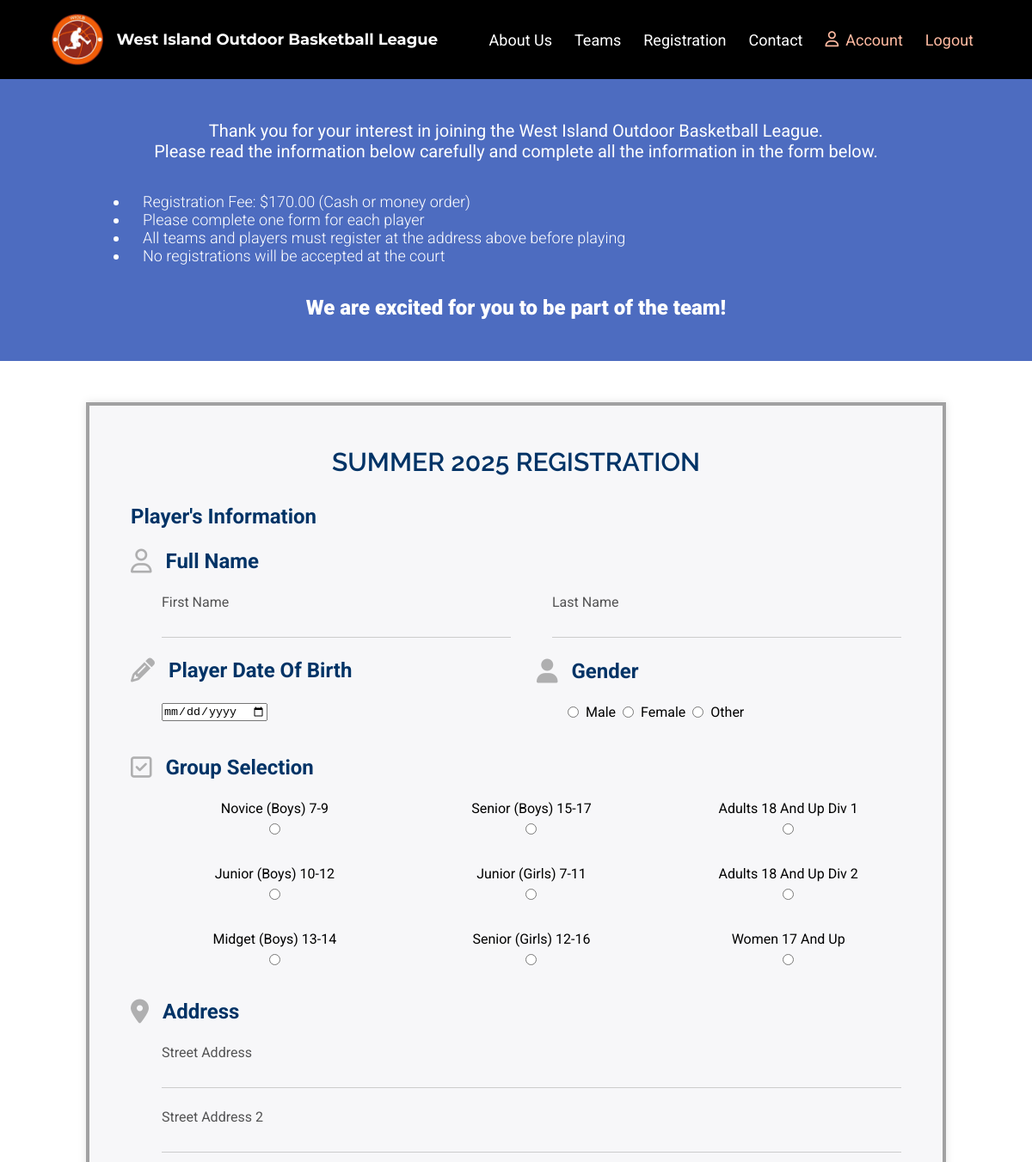
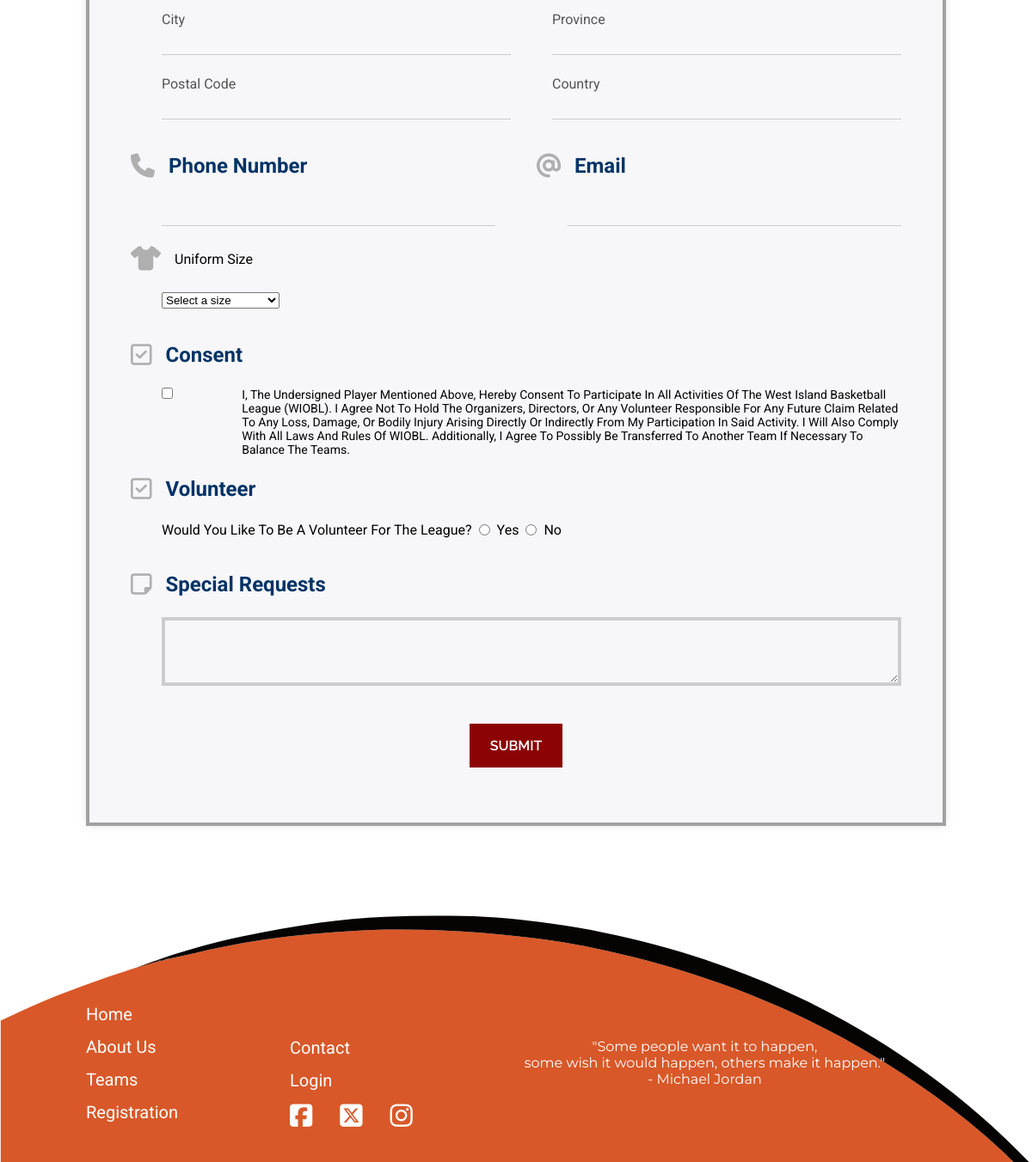
Screenshot of /wioblapp/registration/ (signed in) with the database file from the repository (2 pictures, top to bottom).
### wioblapp/models.py (models this page shows)
class RegistrationType(models.Model):
    reg_type = models.CharField("Registration Type", max_length=50, primary_key=True)
    description = models.CharField("Description", max_length=300)
    cost = models.IntegerField("Cost")
    def __str__(self):
        return str(self.reg_type)

### wioblapp/views.py (the view, shortened to what this page needs)
# urls.py: path("registration/", views.register_player, name="registration"),
@login_required(login_url="login")
def register_player(request):
    register_form = RegistrationForm()
    context = {
        "register_form": register_form,
    }
    return render(request, "registration.html", context)

### wioblapp/templates/registration.html (shortened to what this page needs)
{% extends 'base.html' %}
{% load static %}
{% block content %}
    <section class="registration-information">
        <div class="container">
            <p>Thank you for your interest in joining the West Island Outdoor Basketball League.</p>
            <p>Please read the information below carefully and complete all the information in the form below.</p>
            <ul>
                <li>Registration Fee: $170.00 (Cash or money order)</li>
                <li>Please complete one form for each player</li>
                <li>All teams and players must register at the address above before playing</li>
                <li>No registrations will be accepted at the court</li>
            </ul>
            <p>We are excited for you to be part of the team!</p>
        </div>
    </section>
    <section class="registration">
        <div class="container">
            <form action="{% url 'registration' %}" method="POST">
                <div class="section-heading">
                    <h2>Summer 2025 Registration</h2>
                </div>
                <fieldset>
                    <div class="form-heading">
                        <legend class="form-label">Player's Information</legend>
                    </div>
                    <div class="icon-flex">
                        <i class="fa-regular fa-user"></i>
                        <p class="form-label">Full name</p>
                    </div>
                    <div class="register-flex margin-left">
                        <div class="label-input">
                            <label class="small-txt" for="firstname">First Name</label>
                            {{ register_form.firstname }}
                        </div>
                        <div class="label-input">
                            <label class="small-txt" for="lastname">Last Name</label>
                            {{ register_form.lastname }}
                        </div>
                    </div>
                    <div class="register-flex">
                        <div class="label-input">
                            <div class="icon-flex">
                                <i class="fa-solid fa-pencil"></i>
                                <label class="form-label" for="dob">Player Date of Birth</label>
                            </div>
                            <div class="margin-left">
                                {{ register_form.dob }}
                            </div>
                        </div>
                        <div class="label-input">
                            <div class="icon-flex">
                                <i class="fa-solid fa-user"></i>
                                <label class="form-label" for="gender">Gender</label>
                            </div>
                            <div class="margin-left radio-flex">
                                <div class="radio-flex">
                                    {% for field in register_form.gender %}
                                        {{ field.tag }} {{ field.choice_label }}
                                    {% endfor %}
                                </div>
                            </div>
                        </div>
                    </div>
                </fieldset>
                <fieldset>
                    <div class="icon-flex">
                        <i class="fa-regular fa-square-check"></i>
                        <legend class="form-label">Group Selection</legend>
                    </div>
                    <div class="radio-group margin-left">
                        {% for field in register_form.group %}
                        <div class="radio-option">
                            {{ field.tag }} {{ field.choice_label }}
                        </div>
                        {% endfor %}
                    </div>
                </fieldset>
                <fieldset>
                    <div class="icon-flex">
                        <i class="fa-solid fa-location-dot"></i>
                        <legend class="form-label">Address</legend>
                    </div>
                    <div class="margin-left">
                        <div class="label-input-full">
                            <label class="small-txt" for="street_line1">Street Address</label>
                            {{ register_form.street_line1 }}
                        </div>
                        <div class="label-input-full">
                            <label class="small-txt" for="app_line2">Street Address 2</label>
                            {{ register_form.app_line2 }}
                        </div>
                        <div class="register-flex">
                            <div  class="label-input">
                                <label class="small-txt" for="city">City</label>
                                {{ register_form.city }}
                            </div>
                            <div  class="label-input">
                                <label class="small-txt" for="province">Province</label>
                                {{ register_form.province }}
                            </div>
                        </div>
                        <div class="register-flex">
                            <div  class="label-input">
                                <label class="small-txt" for="postal_code">Postal Code</label>
                                {{ register_form.postal_code }}
                            </div>
                            <div  class="label-input">
                                <label class="small-txt" for="country">Country</label>
                                {{ register_form.country }}
                            </div>
                        </div>
                    </div>
                </fieldset>
                <fieldset>
                    <div class="register-flex">
                        <div class="label-input-full">
                            <div class="icon-flex">
                                <i class="fa-solid fa-phone"></i>
                                <label class="form-label" for="phone">Phone Number</label>
                            </div>
                            <div class="margin-left">
                                {{ register_form.phone }}
                            </div>
                        </div>
                        <div class="label-input-full">
                            <div class="icon-flex">
                                <i class="fa-solid fa-at"></i>
                                <label class="form-label" for="email">Email</label>
                            </div>
                            <div class="margin-left">
                                {{ register_form.email }}
                            </div>
                        </div>
                    </div>
                    <div class="label-input-full">
                        <div class="icon-flex">
                            <i class="fa-solid fa-shirt"></i>
                            <label for="uniform_size">Uniform Size</label>
                        </div>
                        <div class="margin-left">
                            {{ register_form.uniform_size }}
                        </div>
                    </div>
                </fieldset>
                <fieldset>
                    <div class="label-input-full">
                        <div class="icon-flex">
                            <i class="fa-regular fa-square-check"></i>
                            <label class="form-label" for="consent">Consent</label>
                        </div>
                        <div class="checkbox-flex margin-left">
                            <div class="checkbox-input">
                                {{ register_form.consent }}
                            </div>
                            <div class="checkbox-info">
                                <p>I, the undersigned player mentioned above, hereby consent to participate in all activities of the West Island Basketball League (WIOBL). I agree not to hold the organizers, directors, or any volunteer responsible for any future claim related to any loss, damage, or bodily injury arising directly or indirectly from my participation in said activity. I will also comply with all laws and rules of WIOBL. Additionally, I agree to possibly be transferred to another team if necessary to balance the teams.</p>
                            </div>
                        </div>
                    </div>
                    <div class="label-input-full">
                        <div class="icon-flex">
                            <i class="fa-regular fa-square-check"></i>
                            <label class="form-label" for="volunteer">Volunteer</label>
                        </div>
                        <div class="checkbox-flex margin-left">
                            <p>Would you like to be a volunteer for the league?</p>
                            {% for field in register_form.volunteer %}
                            <div class="radio-flex">
                                {{ field.tag }} {{ field.choice_label }}
                            </div>
                            {% endfor %}
                        </div>
                    </div>
                </fieldset>
                <fieldset>
                    <div class="label-input-full">
                        <div class="icon-flex">
                            <i class="fa-regular fa-note-sticky"></i>
                            <label class="form-label" for="requests">Special Requests</label>
                        </div>
                        <div class="margin-left">
                            {{ register_form.message }}
                        </div>
                    </div>
                </fieldset>
                <fieldset>
                    <div class="form-submission">
                        <button type="submit" class="button action-button">Submit</button>
                    </div>
                </fieldset>
            </form>
        </div>
    </section>
{% endblock %}

### wiobl/static/style.css (style rules this page uses)
* { margin: 0; padding: 0; box-sizing: border-box; }
body { font-family: Roboto; }
section { padding: 48px 0; }
h2 { font-family: Raleway; font-size: 30px; font-weight: 600; text-transform: uppercase; }
.container { max-width: 1000px; width: 90%; margin-right: auto; margin-left: auto; }
.button { display: inline-block; padding: 16px 24px; font-size: 16px; font-weight: 600; font-family: Raleway; text-align: center; text-decoration: none; text-transform: uppercase; transition: background-color 0.3s ease, transform 0.3s ease; border: none; color: #FFFFFF; transition: 0.5s; }
.action-button { background-color: #8C0303; }
.section-heading { text-align: center; margin-bottom: 32px; }
.radio-flex { display: flex; gap: 8px; }
.login-form label, input { display: block; }
.registration-information { background-color: #4D6CC0; }
.registration-information p { text-align: center; color: #ffffff; font-size: 20px; font-weight: 400; }
.registration-information p:nth-of-type(2) { margin-bottom: 36px; }
.registration-information p:nth-of-type(3) { font-size: 24px; font-weight: 900; }
.registration-information ul { margin-bottom: 36px; margin-left: 50px; }
.registration-information li { color: #ffffff; font-size: 18px; padding-left: 16px; font-weight: 300; }
.registration h2 { text-align: center; color: #003366; }
.registration form { background: rgba(228, 225, 232, 0.287); padding: 48px; border: 4px solid #00000059; box-shadow: 0 0 10px rgba(0, 0, 0, 0.1); }
.registration .form-heading { margin-bottom: 24px; }
.registration fieldset { border: none; margin-bottom: 16px; text-transform: capitalize; }
.registration .form-label { font-size: 24px; font-weight: bold; color: #003366; text-transform: capitalize; }
.registration .small-txt { font-weight: 400; font-size: 16px; color: #000000aa; margin-bottom: 16px; }
.registration .icon-flex { display: flex; gap: 16px; align-items: center; margin-bottom: 24px; }
.registration .register-flex { display: flex; gap: 48px; align-items: center; }
.registration .label-input { width: 50%; margin-bottom: 24px; }
.registration .label-input-full { width: 100%; margin-bottom: 24px; }
.registration input[type="text"], .registration input[type="tel"], .registration input[type="email"] { width: 100%; padding: 8px; border-bottom: 1px solid #ccc; border-top: none; border-left: none; border-right: none; background-color: transparent; }
.registration .radio-group { display: grid; grid-template-columns: repeat(3, 1fr); gap: 36px; margin-bottom: 24px; text-align: center; }
.registration .radio-option { display: flex; gap: 8px; flex-direction: column-reverse; justify-content: center; align-items: center; }
.registration .checkbox-flex { display: flex; gap: 8px; align-items: start; }
.registration .checkbox-info { width: 90%; }
.registration .checkbox-info p { font-size: 14px; }
.registration .checkbox-input { width: 10%; }
.registration textarea { width: 100%; height: 80px; resize: vertical; padding: 8px; border: 4px solid #ccc; background-color: transparent; }
.registration i { color: #59595975; font-size: 28px; }
.registration .margin-left { margin-left: 36px; }
.registration .form-submission { text-align: center; }

### rows the page displays
RegistrationType: choice_label "Novice (Boys) 7-9"
RegistrationType: choice_label "Senior (Boys) 15-17"
RegistrationType: choice_label "Adults 18 And Up Div 1"
RegistrationType: choice_label "Junior (Boys) 10-12"
RegistrationType: choice_label "Junior (Girls) 7-11"
RegistrationType: choice_label "Adults 18 And Up Div 2"
RegistrationType: choice_label "Midget (Boys) 13-14"
RegistrationType: choice_label "Senior (Girls) 12-16"
RegistrationType: choice_label "Women 17 And Up"

### other values shown
{{ field.choice_label }} "Male" "Female" "Other"
{{ field.choice_label }} "Yes" "No"
